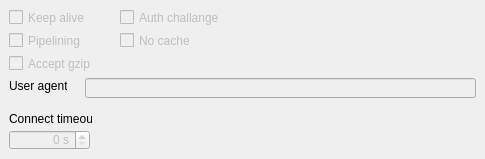
     <widget class="QWidget" name="tab_3">
      <attribute name="title">
       <string>HTTP</string>
      </attribute>
      <widget class="QCheckBox" name="checkBox_HTTPKeepAlive">
       <property name="enabled">
        <bool>false</bool>
       </property>
       <property name="geometry">
        <rect>
         <x>9</x>
         <y>9</y>
         <width>100</width>
         <height>17</height>
        </rect>
       </property>
       <property name="text">
        <string>Keep alive</string>
       </property>
      </widget>
      <widget class="QCheckBox" name="checkBox_HTTPPipelining">
       <property name="enabled">
        <bool>false</bool>
       </property>
       <property name="geometry">
        <rect>
         <x>9</x>
         <y>32</y>
         <width>100</width>
         <height>17</height>
        </rect>
       </property>
       <property name="text">
        <string>Pipelining</string>
       </property>
      </widget>
      <widget class="QCheckBox" name="checkBox_AcceptGzip">
       <property name="enabled">
        <bool>false</bool>
       </property>
       <property name="geometry">
        <rect>
         <x>9</x>
         <y>55</y>
         <width>100</width>
         <height>17</height>
        </rect>
       </property>
       <property name="text">
        <string>Accept gzip</string>
       </property>
      </widget>
      <widget class="QCheckBox" name="checkBox_AuthChallenge">
       <property name="enabled">
        <bool>false</bool>
       </property>
       <property name="geometry">
        <rect>
         <x>120</x>
         <y>9</y>
         <width>100</width>
         <height>17</height>
        </rect>
       </property>
       <property name="text">
        <string>Auth challange</string>
       </property>
      </widget>
      <widget class="QCheckBox" name="checkBox_HTTPNoCache">
       <property name="enabled">
        <bool>false</bool>
       </property>
       <property name="geometry">
        <rect>
         <x>120</x>
         <y>32</y>
         <width>100</width>
         <height>17</height>
        </rect>
       </property>
       <property name="text">
        <string>No cache</string>
       </property>
      </widget>
      <widget class="QLabel" name="label_15">
       <property name="geometry">
        <rect>
         <x>9</x>
         <y>78</y>
         <width>58</width>
         <height>16</height>
        </rect>
       </property>
       <property name="text">
        <string>User agent:</string>
       </property>
       <property name="buddy">
        <cstring>lineEdit_UserAgent</cstring>
       </property>
      </widget>
      <widget class="QLineEdit" name="lineEdit_UserAgent">
       <property name="enabled">
        <bool>false</bool>
       </property>
       <property name="geometry">
        <rect>
         <x>85</x>
         <y>78</y>
         <width>391</width>
         <height>20</height>
        </rect>
       </property>
       <property name="text">
        <string/>
       </property>
      </widget>
      <widget class="QSpinBox" name="spinBox_ConnectTimeout">
       <property name="enabled">
        <bool>false</bool>
       </property>
       <property name="geometry">
        <rect>
         <x>9</x>
         <y>130</y>
         <width>81</width>
         <height>20</height>
        </rect>
       </property>
       <property name="alignment">
        <set>Qt::AlignRight|Qt::AlignTrailing|Qt::AlignVCenter</set>
       </property>
       <property name="suffix">
        <string> s</string>
       </property>
      </widget>
      <widget class="QLabel" name="label_16">
       <property name="geometry">
        <rect>
         <x>9</x>
         <y>111</y>
         <width>83</width>
         <height>16</height>
        </rect>
       </property>
       <property name="text">
        <string>Connect timeout:</string>
       </property>
       <property name="buddy">
        <cstring>spinBox_ConnectTimeout</cstring>
       </property>
      </widget>
     </widget>
